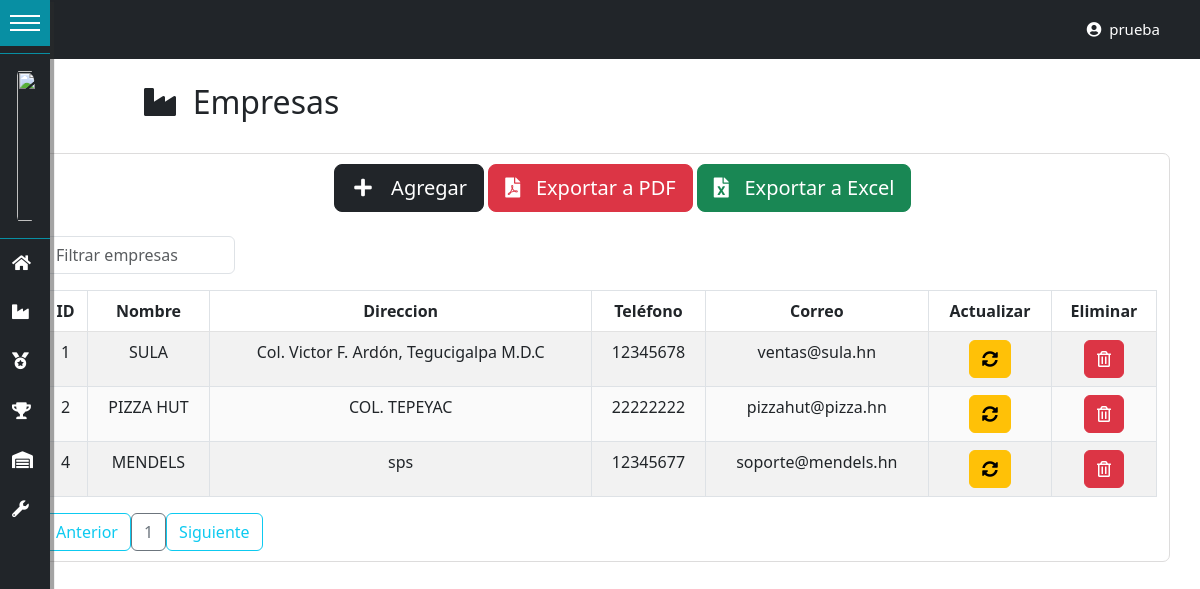
The app's page /empresas/ (signed in), older data.
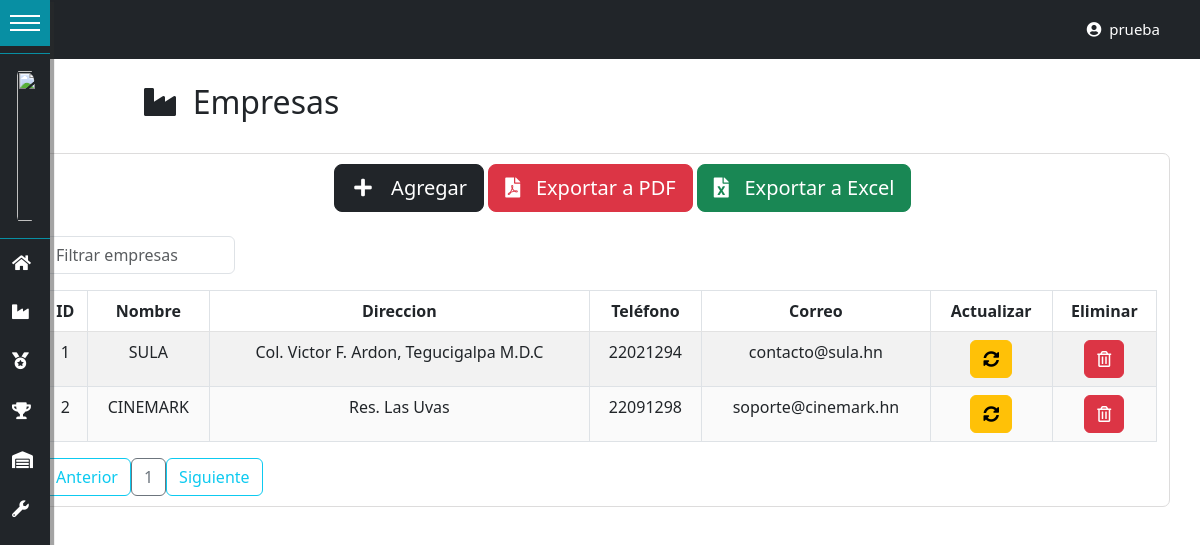
The same page, newer data.
### tables this page shows
CREATE TABLE IF NOT EXISTS `empresas` (
  `id_empresa` int(11) NOT NULL AUTO_INCREMENT,
  `nombre_empresa` varchar(70) DEFAULT NULL,
  `direccion` varchar(200) DEFAULT NULL,
  `telefono` varchar(15) DEFAULT NULL,
  `correo_electronico` varchar(40) DEFAULT NULL,
  PRIMARY KEY (`id_empresa`)
);

### controladores/vistasControlador.php (called while the page is built)
<?php
	require_once "./modelos/vistasModelo.php";
	class vistasControlador extends vistasModelo{
		public function obtener_plantilla_controlador(){
			return require_once "./vistas/plantilla.php";
		}
		public function obtener_vistas_controlador(){
			if(isset($_GET['views'])){
				$ruta=explode("/", $_GET['views']);
				$respuesta=vistasModelo::obtener_vistas_modelo($ruta[0]);
			}else{
				$respuesta="login";
			}
			return $respuesta;
		}
	}

### index.php (called while the page is built, shortened)
<?php
	require_once "./controladores/vistasControlador.php";
	$plantilla = new vistasControlador();
	$plantilla->obtener_plantilla_controlador();

### modelos/vistasModelo.php (called while the page is built, shortened)
<?php
	class vistasModelo{
		protected static function obtener_vistas_modelo($vistas){
			$listaBlanca=["home","empleados","participantes","empresas","sorteos","boletos","premios","usuarios",
			"roles","modulos","permisos","salir","dashboard"];
			if(in_array($vistas, $listaBlanca)){
				if(is_file("./vistas/contenidos/".$vistas."-view.php")){
					$contenido="./vistas/contenidos/".$vistas."-view.php";
				}else{
					$contenido="404";
				}
			}elseif($vistas=="inicio" || $vistas=="index" || $vistas=="login" || $vistas=="recuperacion-clave"){
				$contenido="inicio";
			}else{
				$contenido="404";
			}
			return $contenido;
		}
	}

### config/conexion.php (called while the page is built, shortened)
<?php
class ConexionBD{
    protected $manejador = "mysql";
    private static $servidor = "localhost";
    private static $usuario = "root";
    private static $pass = "";
    protected $db_name = "dbsorteo";
    protected function getConexion(){
        try{
            $parametros=array(PDO::ATTR_PERSISTENT=>true,PDO::MYSQL_ATTR_INIT_COMMAND=>"SET NAMES utf8");
            $this->conexion=new PDO($this->manejador.":host=".self::$servidor.";dbname=".$this->db_name,self::$usuario,self::$pass,$parametros);
            return $this->conexion;
        }
        catch(PDOException $e){
            echo 'Error en la conexion a la BD :'.$e->getMessage();
        }
    }
}

### DatosTablas/obtenerDatos.php (called while the page is built, shortened)
<?php
require_once("./config/conexion.php");
class obtenerDatosTablas extends ConexionBD{
    public function datosTablas($tabla){
        $sql="SELECT * FROM $tabla";
        $resultado=$this->conexion->query($sql) or die ($sql);
        return $resultado;
    }
}

### vistas/contenidos/empresas-view.php (the view, shortened to what this page needs)
<?php
    include("./DatosTablas/obtenerDatos.php");
?>
<br>
<h2 class="nombre-vista"><i class="fas fa-industry"></i>&nbsp; Empresas</h2>
<br>
<div class="container contenedor-tabla">
    <div class="container">
    <div class="row">
        <div class="col-3"></div>
        <div class="col-7">
            <div class="btn btn-dark btn-lg" data-bs-toggle="modal" data-bs-target="#ModalCrear"><i class="fas fa-plus fa-fw"></i> &nbsp; Agregar</div>
            <div class="btn btn-danger btn-lg" data-bs-toggle="modal" data-bs-target="#ModalCrear"><i class="fas fa-file-pdf"></i> &nbsp; Exportar a PDF</div>
            <div class="btn btn-success btn-lg" data-bs-toggle="modal" data-bs-target="#ModalCrear"><i class="fas fa-file-excel"></i> &nbsp; Exportar a Excel</div>
        </div>
        <div class="col-2"></div>
    </div>
    </div>
<div class="table-responsive">
    <br>
        <input type="text" id="searchBox" class="form-control" placeholder="Filtrar empresas" onkeyup="filterTable()">
    <table id="datos-usuario" class="table table-bordered table-striped text-center">
        <thead>
            <tr>
                <th>ID</th>
                <th>Nombre</th>
                <th>Direccion</th>
                <th>Teléfono</th>
                <th>Correo</th>
                <th>Actualizar</th>
                <th>Eliminar</th>
            </tr>
        </thead>
        <tbody>
        <?php
                $datos=new obtenerDatosTablas();
                $resultado=$datos->datosTablas('empresas');
                foreach ($resultado as $fila){
            ?>
            <tr>
                <td><?php echo $fila['id_empresa']; ?></td>
                <td><?php echo $fila['nombre_empresa']; ?></td>
                <td><?php echo $fila['direccion']; ?></td>
                <td><?php echo $fila['telefono']; ?></td>
                <td><?php echo $fila['correo_electronico']; ?></td>
                <td>
				<button class="btn btn-warning" data-bs-toggle="modal" data-bs-target="#ModalAct<?php echo $fila['id_empresa'];?>">
					<i class="fas fa-sync-alt"></i>
                </button>
			    </td>
                <td>
					<form class="FormularioAjax" action="<?php echo SERVERURL; ?>ajax/empresasAjax.php" method="POST" data-form="delete" autocomplete="off">
					<button type="submit" class="btn btn-danger">
						<i class="far fa-trash-alt"></i>
					</button>
					</form>
				</td>
                </tr>
            <?php
                    }
            ?>
        </tbody>
    </table>
</div>
<div id="paginador" class=""></div>
</div>
<br>
<br>

### vistas/plantilla.php (shortened to what this page needs)
<!DOCTYPE html>
<html lang="es">
<head>
	<?php include "./vistas/inc/archivos_css.php"; ?>
</head>
<body>
	<?php
		require_once "./controladores/vistasControlador.php";
		$IV = new vistasControlador();
		$vistas=$IV->obtener_vistas_controlador();
		if($vistas=="inicio" || $vistas=="login" || $vistas=="404" || $vistas=="recuperacion-clave"){
			require_once "./vistas/contenidos/".$vistas."-view.php";
		}else{
	?>
	<main class="full-box main-container">
		<?php
		if($_SESSION['rol']!=3){
			include "./vistas/inc/NavLateral.php";
		}
		 ?>
		<section class="full-box page-content">
			<?php
			if($_SESSION['rol']!=3){
				include "./vistas/inc/NavbarAdm.php";
				include  $vistas;
			}else{
				include "./vistas/inc/Navbar.php";
				include  $vistas;
			}
			?>
		</section>
	</main>
	<?php
		}
	?>
</body>
</html>

### vistas/inc/archivos_css.php
<link rel="stylesheet" href="<?php echo SERVERURL; ?>vistas/css/a.scss">
<link rel="stylesheet" href="<?php echo SERVERURL; ?>vistas/css/Estilo-Form.css">
<link rel="stylesheet" href="<?php echo SERVERURL; ?>vistas/css/EstiloLogin.css">
<link rel="stylesheet" href="<?php echo SERVERURL; ?>vistas/css/estilos-vistas.css">
<link rel="stylesheet" href="<?php echo SERVERURL; ?>vistas/css/tarjetas.css">
<link rel="stylesheet" href="<?php echo SERVERURL; ?>vistas/css/bootstrap-grid.css">
<link rel="stylesheet" href="<?php echo SERVERURL; ?>vistas/css/bootstrap-grid.min.css">
<link rel="stylesheet" href="<?php echo SERVERURL; ?>vistas/css/bootstrap-grid.rtl.css">
<link rel="stylesheet" href="<?php echo SERVERURL; ?>vistas/css/bootstrap-grid.rtl.min.css">
<link rel="stylesheet" href="<?php echo SERVERURL; ?>vistas/css/bootstrap-reboot.css">
<link rel="stylesheet" href="<?php echo SERVERURL; ?>vistas/css/bootstrap-reboot.min.css">
<link rel="stylesheet" href="<?php echo SERVERURL; ?>vistas/css/bootstrap-reboot.rtl.css">
<link rel="stylesheet" href="<?php echo SERVERURL; ?>vistas/css/bootstrap-reboot.rtl.min.css">
<link rel="stylesheet" href="<?php echo SERVERURL; ?>vistas/css/bootstrap-utilities.css">
<link rel="stylesheet" href="<?php echo SERVERURL; ?>vistas/css/bootstrap-utilities.rtl.min.css">
<link rel="stylesheet" href="<?php echo SERVERURL; ?>vistas/css/bootstrap-utilities.min.css">
<link rel="stylesheet" href="<?php echo SERVERURL; ?>vistas/css/bootstrap.css">
<link rel="stylesheet" href="<?php echo SERVERURL; ?>vistas/css/bootstrap.min.css">
<link rel="stylesheet" href="<?php echo SERVERURL; ?>vistas/css/bootstrap.rtl.css">
<link rel="stylesheet" href="<?php echo SERVERURL; ?>vistas/css/bootstrap.rtl.min.css">
<link rel="stylesheet" href="<?php echo SERVERURL; ?>vistas/fontawesome-free-5.15.4-web/css/all.css">
<link rel="stylesheet" href="<?php echo SERVERURL; ?>vistas/fontawesome-free-5.15.4-web/css/all.min.css">
<link rel="stylesheet" href="<?php echo SERVERURL; ?>vistas/fontawesome-free-5.15.4-web/css/brands.css">
<link rel="stylesheet" href="<?php echo SERVERURL; ?>vistas/fontawesome-free-5.15.4-web/css/brands.min.css">
<link rel="stylesheet" href="<?php echo SERVERURL; ?>vistas/fontawesome-free-5.15.4-web/css/fontawesome.css">
<link rel="stylesheet" href="<?php echo SERVERURL; ?>vistas/fontawesome-free-5.15.4-web/css/fontawesome.min.css">
<link rel="stylesheet" href="<?php echo SERVERURL; ?>vistas/fontawesome-free-5.15.4-web/css/regular.css">
<link rel="stylesheet" href="<?php echo SERVERURL; ?>vistas/fontawesome-free-5.15.4-web/css/regular.min.css">
<link rel="stylesheet" href="<?php echo SERVERURL; ?>vistas/fontawesome-free-5.15.4-web/css/solid.css">
<link rel="stylesheet" href="<?php echo SERVERURL; ?>vistas/fontawesome-free-5.15.4-web/css/solid.min.css">
<link rel="stylesheet" href="<?php echo SERVERURL; ?>vistas/fontawesome-free-5.15.4-web/css/svg-with-js.css">
<link rel="stylesheet" href="<?php echo SERVERURL; ?>vistas/fontawesome-free-5.15.4-web/css/svg-with-js.min.css">
<link rel="stylesheet" href="<?php echo SERVERURL; ?>vistas/fontawesome-free-5.15.4-web/css/v4-shims.css">
<link rel="stylesheet" href="https://cdn.datatables.net/v/dt/dt-1.13.1/datatables.min.css">

### vistas/inc/NavLateral.php (shortened to what this page needs)
<div id="sidemenu" class="menu-collapsed">
  <div id="header">
    <div id="menu-btn">
      <div class="btn-hamburger"></div>
      <div class="btn-hamburger"></div>
      <div class="btn-hamburger"></div>
    </div>
  </div>
  <div id="profile">
    <div id="photo"><img src="../vistas/assets/icons/Avatar.png" width="150" height="150" alt=""></div>
  </div>
  <div id="menu-items">
    <div class="item">
      <a href="<?php echo SERVERURL?>home/">
        <div class="icon"><i class="fas fa-home"></i></div>
      </a>
      <a href="<?php echo SERVERURL?>empresas/">
        <div class="icon"><i class="fas fa-industry"></i></div>
      </a>
      <a href="<?php echo SERVERURL?>sorteos/">
        <div class="icon"><i class="fas fa-medal"></i></div>
      </a>
      <a href="<?php echo SERVERURL?>premios/">
        <div class="icon"><i class="fas fa-trophy"></i></div>
      </a>
      <a href="<?php echo SERVERURL?>inventario/">
        <div class="icon"><i class="fas fa-warehouse"></i></div>
      </a>
      <a href="<?php echo SERVERURL?>usuarios/">
        <div class="icon"><i class="fas fa-wrench"></i></div>
      </a>
    </div>
  </div>
</div>

### vistas/inc/NavbarAdm.php (shortened to what this page needs)
<nav class="navbar navbar-expand-lg navbar-dark bg-dark navbar-admin" style="justify-content:right;">
  <div class="dropdown navbar-admin">
    <button class="boton-dropdown float-right navbar-admin"><i class="fas fa-user-circle"></i> &nbsp;<?php echo $_SESSION['usuario_login']?></button>
  </div>
</nav>

### vistas/css/Estilo-Form.css (style rules this page uses)
body { background-color: #3d3d3d; }
.contenedor-tabla { border: 1px solid #dddcdc; -moz-border-radius: 7px; -webkit-border-radius: 7px; padding: 10px; }
#searchBox { width:12rem; }
#datos-usuario { width: 100%; border-collapse: collapse; }
#datos-usuario th, td { padding: 8px; text-align: center; border-bottom: 1px solid rgb(226, 226, 226); }
#datos-usuario tr:nth-child(even) { background-color: #fafafa; }
.nombre-vista { margin-left: 9rem; }

### vistas/css/EstiloLogin.css (style rules this page uses)
body { font-family: arial; }

### vistas/css/estilos-vistas.css (style rules this page uses)
.navbar-admin .boton-dropdown { color:rgb(255, 255, 255); background-color: transparent; border:none; padding: 10px; margin-left: 20px; margin-right: 30px; }
.navbar-admin .dropdown .boton-dropdown { justify-content: center; }
.navbar-admin .dropdown { display: inline-block; position: relative; font-size:15px; z-index: 1; }
:root { --width:17rem; --pading:12px; --bgcoolor:rgb(33, 37, 41); --hovercolor:#088fa3; --width-collapsed:50px; }
body { background-color: #acacac; font-size:18px; padding:0; margin: 0; margin-left:var(--width-collapsed); }
#sidemenu { background-color: var(--bgcoolor); z-index: 1; color:white; position:fixed; height: 100%; left:0; top:0; font-family:'calibri'; box-shadow: 4px 2px 1px #2c2c2c6e; }
#sidemenu a { color:white; text-decoration:none; }
#sidemenu #header { box-sizing:border-box; border-bottom: solid 1px var(--hovercolor); }
#sidemenu #header #menu-btn { display: inline-block; }
#sidemenu #header #menu-btn { cursor:pointer; padding:10px; width: var(--width-collapsed); box-sizing: border-box; }
#sidemenu #header #menu-btn .btn-hamburger { background-color: #fff; width: 100%; height: 2px; margin: 5px 0; }
#sidemenu #profile { border-bottom: solid 1px var(--hovercolor); padding: var(--pading); text-align:center; }
#sidemenu #profile #photo { box-sizing: border-box; padding: var(--pading); margin: 0 auto; }
#sidemenu #profile #photo { border-radius: 40%; width: 100%; }
#sidemenu #profile #photo, #sidemenu #profile #name { font-size: 16px; padding: 5px; overflow: hidden; }
#sidemenu #menu-items { overflow:hidden; }
#sidemenu #menu-items .item { width: var(--width); }
#sidemenu #menu-items .item .icon { display: inline-block; }
#sidemenu #menu-items .item .icon, #sidemenu #menu-items .item .title { font-size: 1.05rem; vertical-align: middle; overflow: hidden; display: inline-block; }
#sidemenu #menu-items .item a { display: block; }
#sidemenu #menu-items .item .icon { box-sizing: border-box; padding: var(--pading); width: var(--width-collapsed); }
.menu-collapsed { width: var(--width-collapsed); }
.menu-collapsed .item { width: 100px; }

Row changes from the older to the newer data that the page shows:
removed empresas: id_empresa "4", nombre_empresa "MENDELS", direccion "sps", telefono "12345677", correo_electronico "soporte@mendels.hn"
changed empresas "SULA": direccion "Col. Victor F. Ardón, Tegucigalpa M.D.C" → "Col. Victor F. Ardon, Tegucigalpa M.D.C"; telefono "12345678" → "22021294"; correo_electronico "ventas@sula.hn" → "contacto@sula.hn"
changed empresas id 2: nombre_empresa "PIZZA HUT" → "CINEMARK"; direccion "COL. TEPEYAC" → "Res. Las Uvas"; telefono "22222222" → "22091298"; correo_electronico "pizzahut@pizza.hn" → "soporte@cinemark.hn"
